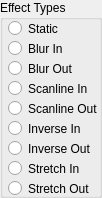
    <widget class="QGroupBox" name="IDC_STATIC">
      <property name="geometry">
        <rect>
          <x>195</x>
          <y>11</y>
          <width>102</width>
          <height>198</height>
        </rect>
      </property>
      <property name="title">
        <string>Effect Types</string>
      </property>
      <property name="visible">
        <bool>true</bool>
      </property>
      <property name="enabled">
        <bool>true</bool>
      </property>
      <property name="flat">
        <bool>false</bool>
      </property>
      <widget class="QRadioButton" name="IDC_BRIEF_B_STATIC">
        <property name="geometry">
          <rect>
            <x>8</x>
            <y>19</y>
            <width>89</width>
            <height>19</height>
          </rect>
        </property>
        <property name="text">
          <string>Static</string>
        </property>
        <property name="visible">
          <bool>true</bool>
        </property>
        <property name="enabled">
          <bool>true</bool>
        </property>
      </widget>
      <widget class="QRadioButton" name="IDC_BRIEF_B_BLURIN">
        <property name="geometry">
          <rect>
            <x>8</x>
            <y>39</y>
            <width>89</width>
            <height>19</height>
          </rect>
        </property>
        <property name="text">
          <string>Blur In</string>
        </property>
        <property name="visible">
          <bool>true</bool>
        </property>
        <property name="enabled">
          <bool>true</bool>
        </property>
      </widget>
      <widget class="QRadioButton" name="IDC_BRIEF_B_BLUROUT">
        <property name="geometry">
          <rect>
            <x>8</x>
            <y>59</y>
            <width>89</width>
            <height>19</height>
          </rect>
        </property>
        <property name="text">
          <string>Blur Out</string>
        </property>
        <property name="visible">
          <bool>true</bool>
        </property>
        <property name="enabled">
          <bool>true</bool>
        </property>
      </widget>
      <widget class="QRadioButton" name="IDC_BRIEF_B_SCANIN">
        <property name="geometry">
          <rect>
            <x>8</x>
            <y>79</y>
            <width>89</width>
            <height>19</height>
          </rect>
        </property>
        <property name="text">
          <string>Scanline In</string>
        </property>
        <property name="visible">
          <bool>true</bool>
        </property>
        <property name="enabled">
          <bool>true</bool>
        </property>
      </widget>
      <widget class="QRadioButton" name="IDC_BRIEF_B_SCANOUT">
        <property name="geometry">
          <rect>
            <x>8</x>
            <y>99</y>
            <width>91</width>
            <height>19</height>
          </rect>
        </property>
        <property name="text">
          <string>Scanline Out</string>
        </property>
        <property name="visible">
          <bool>true</bool>
        </property>
        <property name="enabled">
          <bool>true</bool>
        </property>
      </widget>
      <widget class="QRadioButton" name="IDC_BRIEF_B_INVIN">
        <property name="geometry">
          <rect>
            <x>8</x>
            <y>119</y>
            <width>89</width>
            <height>19</height>
          </rect>
        </property>
        <property name="text">
          <string>Inverse In</string>
        </property>
        <property name="visible">
          <bool>true</bool>
        </property>
        <property name="enabled">
          <bool>true</bool>
        </property>
      </widget>
      <widget class="QRadioButton" name="IDC_BRIEF_B_INVOUT">
        <property name="geometry">
          <rect>
            <x>8</x>
            <y>139</y>
            <width>89</width>
            <height>19</height>
          </rect>
        </property>
        <property name="text">
          <string>Inverse Out</string>
        </property>
        <property name="visible">
          <bool>true</bool>
        </property>
        <property name="enabled">
          <bool>true</bool>
        </property>
      </widget>
      <widget class="QRadioButton" name="IDC_BRIEF_B_STRETCHIN">
        <property name="geometry">
          <rect>
            <x>8</x>
            <y>159</y>
            <width>89</width>
            <height>19</height>
          </rect>
        </property>
        <property name="text">
          <string>Stretch In</string>
        </property>
        <property name="visible">
          <bool>true</bool>
        </property>
        <property name="enabled">
          <bool>true</bool>
        </property>
      </widget>
      <widget class="QRadioButton" name="IDC_BRIEF_B_STRETCHOUT">
        <property name="geometry">
          <rect>
            <x>8</x>
            <y>179</y>
            <width>89</width>
            <height>19</height>
          </rect>
        </property>
        <property name="text">
          <string>Stretch Out</string>
        </property>
        <property name="visible">
          <bool>true</bool>
        </property>
        <property name="enabled">
          <bool>true</bool>
        </property>
      </widget>
    </widget>
